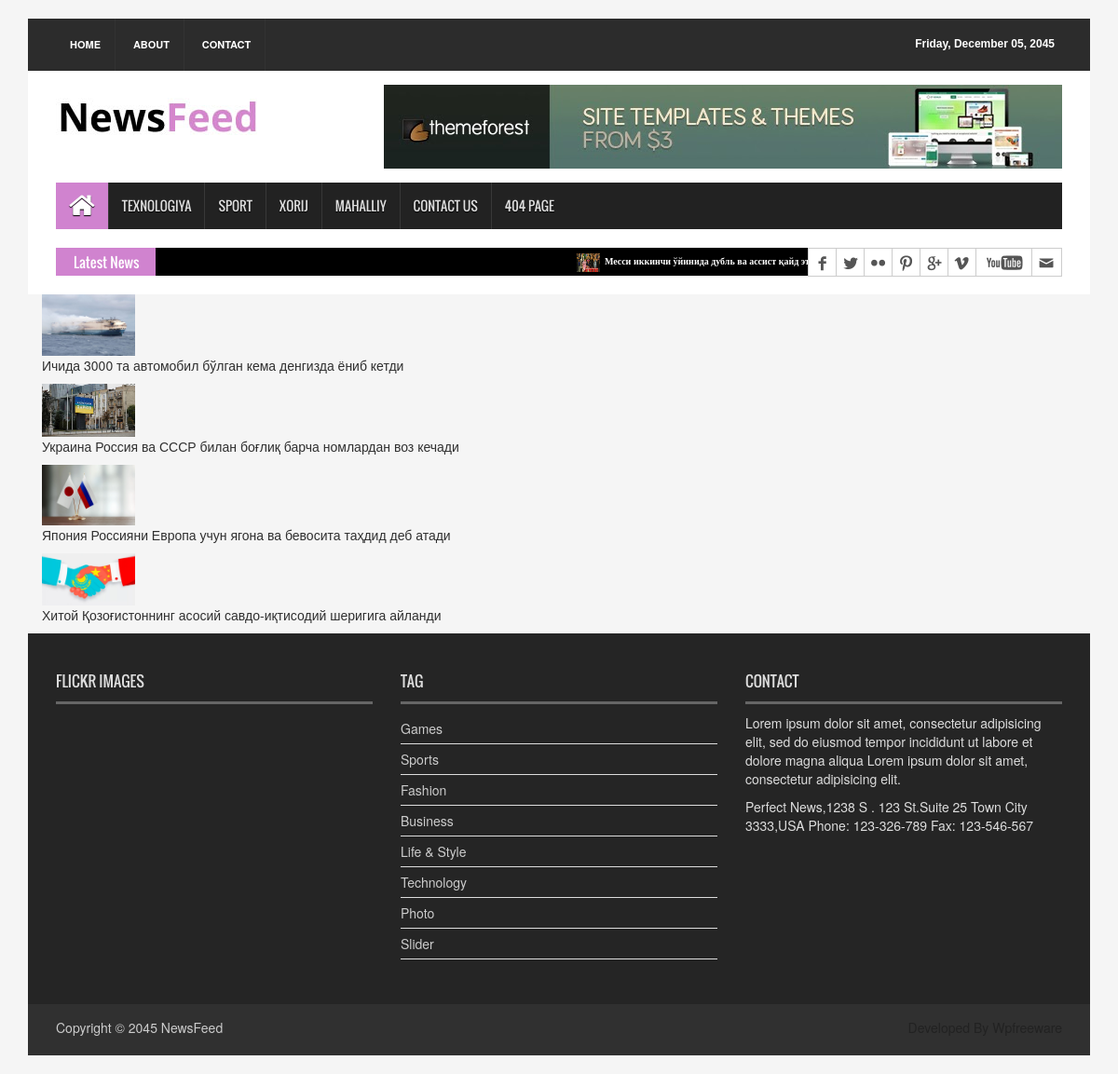
The app's page /xorij/ with its own data.
### news_app/models.py (models this page shows, shortened)
class News(models.Model):
    class Status(models.TextChoices):
        Draft = "DF","Draft"
        Published = "PB","Publish"
    title = models.CharField(max_length=250)
    slug = models.CharField(max_length=250)
    body = models.TextField()
    image = models.ImageField(upload_to='news/images')
    category = models.ForeignKey(Category,models.CASCADE)
    published_time = models.DateTimeField(default=timezone.now)
    created_time = models.DateTimeField(auto_now_add=True)
    updated_time = models.DateTimeField(auto_now=True)
    status = models.CharField(max_length=2,choices=Status.choices,default=Status.Draft)
    objects = models.Manager()
    publish = PublishManager()
    class Meta:
        ordering = ['-published_time']
    def get_absolute_url(self):
        return reverse('news_detail_page',args=[self.slug])

### news_app/views.py (the view)
# urls.py: path('xorij/',xorijPage.as_view(),name="xorij_page"),
class xorijPage(ListView):
    model = News
    template_name = 'news/xorij.html'
    context_object_name = 'xorij_news'
    def get_queryset(self):
        news = self.model.publish.all().filter(category__name="xorij")
        return news

### news_app/context.py (called while the page is built)
def lastest(request):
    context = {
        'lastest_news':News.publish.all().order_by('-published_time')[:10]
    }
    return context

### news_app/models.py (called while the page is built)
    def get_queryset(self):
        return super().get_queryset().filter(status=News.Status.Published)

### templates/news/xorij.html (shortened to what this page needs)
{% extends 'news/base.html' %}
{% load static %}
{% block content %}
<div class="container">
    <div class="row">
        {% for news in xorij_news %}
        <a href="{{news.get_absolute_url}}">
                    <div class="col-sm-8">
            <img src="{{ news.image.url }}" alt="{{ news.title }}" width="100">
            <p>{{ news.title }}</p>
        </div>
        </a>
        {% endfor %}
    </div>
</div>
{% endblock content %}

### templates/news/base.html (shortened to what this page needs)
{% load static %}
<!DOCTYPE html>
<html>
<head>
<link rel="stylesheet" type="text/css" href="{% static 'css/bootstrap.min.css' %}">
<link rel="stylesheet" type="text/css" href="{% static 'css/font-awesome.min.css' %}">
<link rel="stylesheet" type="text/css" href="{% static 'css/animate.css' %}">
<link rel="stylesheet" type="text/css" href="{% static 'css/font.css' %}">
<link rel="stylesheet" type="text/css" href="{% static 'css/li-scroller.css' %}">
<link rel="stylesheet" type="text/css" href="{% static 'css/slick.css' %}">
<link rel="stylesheet" type="text/css" href="{% static 'css/jquery.fancybox.css' %}">
<link rel="stylesheet" type="text/css" href="{% static 'css/theme.css' %}">
<link rel="stylesheet" type="text/css" href="{% static 'css/style.css' %}">
</head>
<body>
<div class="container">
  <header id="header">
    <div class="row">
      <div class="col-lg-12 col-md-12 col-sm-12">
        <div class="header_top">
          <div class="header_top_left">
            <ul class="top_nav">
              <li><a href="{% url 'home_page' %}">Home</a></li>
              <li><a href="#">About</a></li>
              <li><a href="{% url 'contact-page' %}">Contact</a></li>
            </ul>
          </div>
          <div class="header_top_right">
            <p>Friday, December 05, 2045</p>
          </div>
        </div>
      </div>
      <div class="col-lg-12 col-md-12 col-sm-12">
        <div class="header_bottom">
          <div class="logo_area"><a href="index.html" class="logo"><img src="{% static 'images/logo.jpg' %}" alt=""></a></div>
          <div class="add_banner"><a href="#"><img src="{% static 'images/addbanner_728x90_V1.jpg' %}" alt=""></a></div>
        </div>
      </div>
    </div>
  </header>
  <section id="navArea">
    <nav class="navbar navbar-inverse" role="navigation">
      <div id="navbar" class="navbar-collapse collapse">
        <ul class="nav navbar-nav main_nav">
          <li class="active"><a href="{% url 'home_page' %}"><span class="fa fa-home desktop-home"></span><span class="mobile-show">Barchasi</span></a></li>
          <li><a href="{% url 'texno_page' %}">Texnologiya</a></li>
          <li><a href="{% url 'sport_page' %}">Sport</a></li>
          <li><a href="{% url 'xorij_page' %}">Xorij</a></li>
           <li><a href="{% url 'local_page' %}">Mahalliy</a></li>
          <li><a href="{% url 'contact-page' %}">Contact Us</a></li>
          <li><a href="{% url '404_page' %}">404 Page</a></li>
        </ul>
      </div>
    </nav>
  </section>
  <section id="newsSection">
    <div class="row">
      <div class="col-lg-12 col-md-12">
        <div class="latest_newsarea"> <span>Latest News</span>
          <ul id="ticker01" class="news_sticker">
            {% for news in lastest_news %}
            <li><a href="#"><img src="{{news.image.url}}" alt="">{{news.title}}</a></li>
            {% endfor %}
          </ul>
          <div class="social_area">
            <ul class="social_nav">
              <li class="facebook"><a href="#"></a></li>
              <li class="twitter"><a href="#"></a></li>
              <li class="flickr"><a href="#"></a></li>
              <li class="pinterest"><a href="#"></a></li>
              <li class="googleplus"><a href="#"></a></li>
              <li class="vimeo"><a href="#"></a></li>
              <li class="youtube"><a href="#"></a></li>
              <li class="mail"><a href="#"></a></li>
            </ul>
          </div>
        </div>
      </div>
    </div>
  </section>
    {% block content %}
    {% endblock content %}
  <footer id="footer">
    <div class="footer_top">
      <div class="row">
        <div class="col-lg-4 col-md-4 col-sm-4">
          <div class="footer_widget wow fadeInLeftBig">
            <h2>Flickr Images</h2>
          </div>
        </div>
        <div class="col-lg-4 col-md-4 col-sm-4">
          <div class="footer_widget wow fadeInDown">
            <h2>Tag</h2>
            <ul class="tag_nav">
              <li><a href="#">Games</a></li>
              <li><a href="#">Sports</a></li>
              <li><a href="#">Fashion</a></li>
              <li><a href="#">Business</a></li>
              <li><a href="#">Life &amp; Style</a></li>
              <li><a href="#">Technology</a></li>
              <li><a href="#">Photo</a></li>
              <li><a href="#">Slider</a></li>
            </ul>
          </div>
        </div>
        <div class="col-lg-4 col-md-4 col-sm-4">
          <div class="footer_widget wow fadeInRightBig">
            <h2>Contact</h2>
            <p>Lorem ipsum dolor sit amet, consectetur adipisicing elit, sed do eiusmod tempor incididunt ut labore et dolore magna aliqua Lorem ipsum dolor sit amet, consectetur adipisicing elit.</p>
            <address>
            Perfect News,1238 S . 123 St.Suite 25 Town City 3333,USA Phone: 123-326-789 Fax: 123-546-567
            </address>
          </div>
        </div>
      </div>
    </div>
    <div class="footer_bottom">
      <p class="copyright">Copyright &copy; 2045 <a href="index.html">NewsFeed</a></p>
      <p class="developer">Developed By Wpfreeware</p>
    </div>
  </footer>
</div>
</body>

### static/css/li-scroller.css (style rules this page uses)
ul.newsticker { position:relative; left:750px; font:bold 10px Verdana; list-style-type:none; margin:0; padding:0 }
ul.newsticker li { float:left; margin:0; padding:0 }
ul.newsticker a { white-space:nowrap; padding:0; color:#fff; margin:0 50px 0 0 }
ul.newsticker a > img { height:20px; margin-right:5px; width:25px }

### static/css/theme.css (style rules this page uses)
.navbar-inverse .navbar-nav > .active > a, .navbar-inverse .navbar-nav > .active > a:hover, .navbar-inverse .navbar-nav > .active > a:focus { background-color:#d083cf }
.latest_newsarea span { background:none repeat scroll 0 0 #d083cf }

### records on screen
News: image (picture), title "Месси иккинчи ўйинида дубль ва ассист қайд этди"
News: image (picture), title "Ичида 3000 та автомобил бўлган кема денгизда ёниб кетди"
News: image (picture), title "Украина Россия ва СССР билан боғлиқ барча номлардан воз кечади"
News: image (picture), title "Япония Россияни Европа учун ягона ва бевосита таҳдид деб атади"
News: image (picture), title "Хитой Қозоғистоннинг асосий савдо-иқтисодий шеригига айланди"
